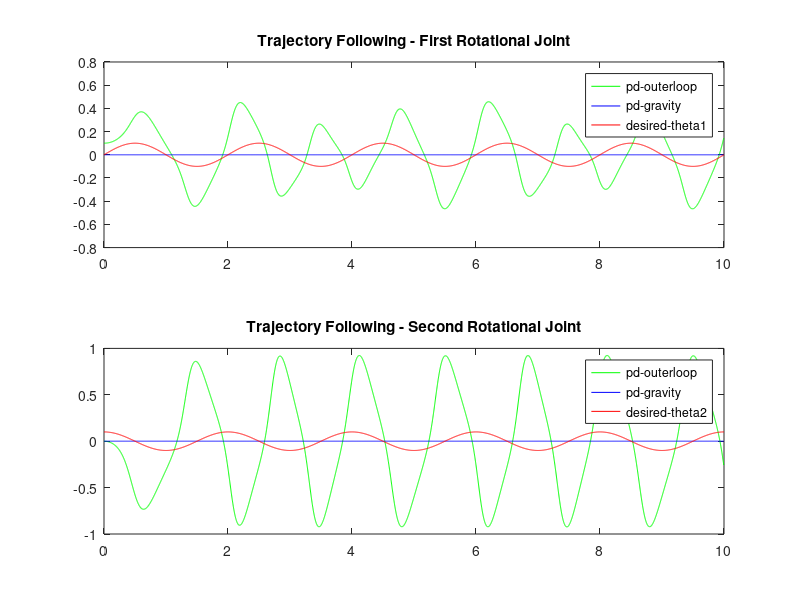
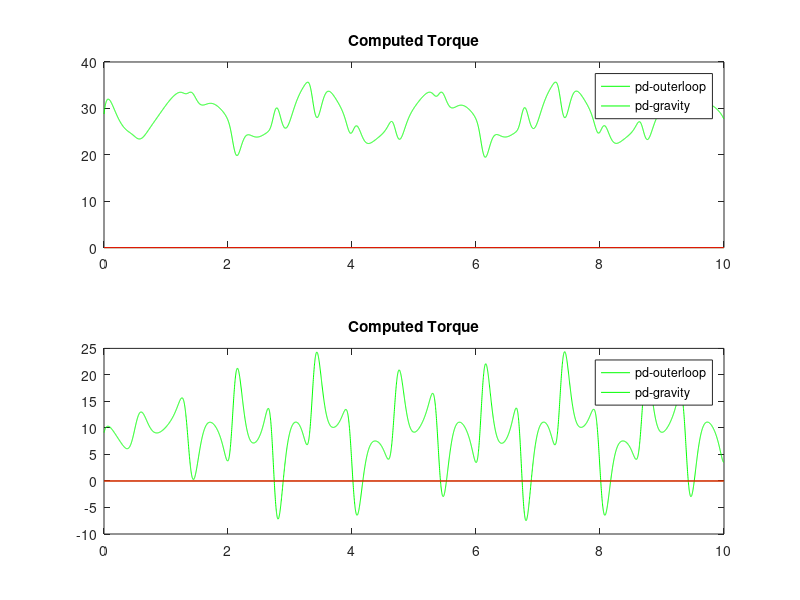
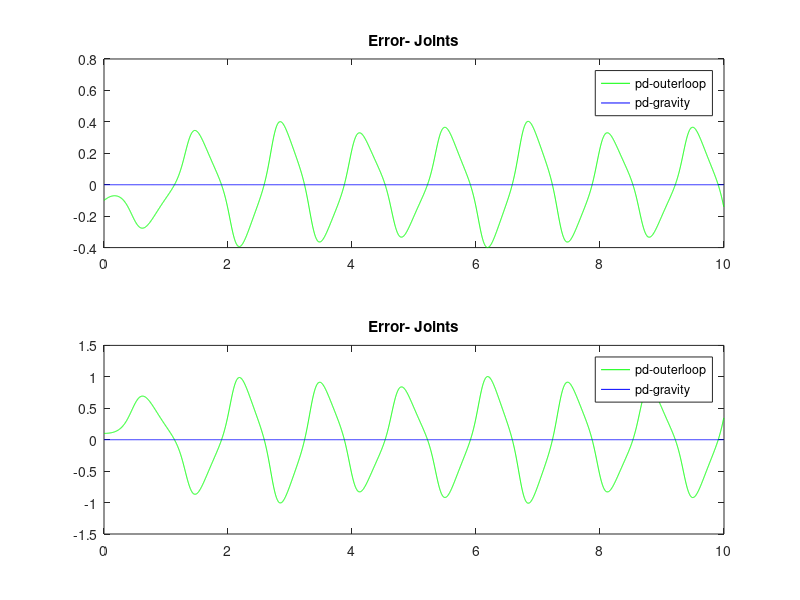

These charts were generated, in order, by the following MATLAB code:
%% Limpar console, variaveis e fechar janelas aberta 
clc;
clear; 
close all;
%% Definir massas e comprimentos dos bra�os do Rob� RR

m1 = 1; 
m2 = 1; 
L1 = 1;
L2 = 1;
%% Definir passo e tempo final da simula��o e pegar informa��es de tamanho dos vetores gerados

delta_time = 0.002;
final_time = 10;
t = 0:delta_time:final_time;
t = t';
t_plot = 0:delta_time:(final_time-2*delta_time);
t_plot = t_plot';
sizes = size(t);

%% Gera��o da trajetoria real para calcular os par�metros desejados
%x = 0.3*cos(0.1*t) + 0.2*ones(sizes(1),1);
%y = 0.3*sin(5*t) + 0.4*ones(sizes(1),1);

theta1_d = 0.1*sin(2*pi*t/2);
theta2_d = 0.1*cos(2*pi*t/2);
x = L1*cos(theta1_d) + L2*cos(theta1_d+theta2_d);
y = L1*sin(theta1_d) + L2*sin(theta1_d+theta2_d);

theta1_dotd = (1/delta_time)*diff(theta1_d);
theta2_dotd = (1/delta_time)*diff(theta2_d);
theta1_dot2d = (1/delta_time)*diff(theta1_dotd);
theta2_dot2d = (1/delta_time)*diff(theta2_dotd);

q_des = [theta1_d theta2_d]';
q_dot_des = [theta1_dotd theta2_dotd]';
q_dot2_des = [theta1_dot2d theta2_dot2d]';

q0_gravity = [0.1; 0];
q0 = [0.1; 0];
q_dot0 = [0; 0];
q_dot0_gravity = [0; 0];
gain_p = 100;
gain_v = 2*gain_p^0.5;
k_p = [gain_p; gain_p];
k_v = [gain_v; gain_v];
g = 9.8;
q_plot = zeros(sizes(1)-2,2);
q_plot_gravity = zeros(sizes(1)-2,2);
computed_torque1 = zeros(sizes(1)-2,2);
computed_torque2 = zeros(sizes(1)-2,2);
computed_torque1_gravity = zeros(sizes(1)-2,2);
computed_torque2_gravity = zeros(sizes(1)-2,2);
error_old = (q_des(:,1) - q0);
error_plot = zeros(sizes(1)-2,2);
error_old_gravity = (q_des(:,1) - q0);
error_plot_gravity = zeros(sizes(1)-2,2);



for i=1:sizes(1)-2
    error_new = (q_des(:,i) - q0);
    M = [(m1+m2)*L1^2+m2*L2^2+2*m2*L1*L2*cos(q0(2)) m2*L2^2+m2*L1*L2*cos(q0(2)); 
         m2*L2^2 + m2*L1*L2*cos(q0(2)) m2*L2^2]; 
    M_hat = [1.1*(m1+m2)*L1^2+m2*L2^2+2*m2*L1*L2*cos(q0(2)) 1.1*m2*L2^2+m2*L1*L2*cos(q0(2)); 
         1.1*m2*L2^2 + m2*L1*L2*cos(q0(2)) 0.8*m2*L2^2]; %erro no termo 1-1 e 2-2 da matriz
    V = [-m2*L1*L2*(2*q_dot0(1)*q_dot0(2)+q_dot0(2)^2)*sin(q0(2));
          m2*L1*L2*q_dot0(1)^2*sin(q0(2))];
    G = [(m1+m2)*g*L1*cos(q0(1))+m2*g*L2*cos(q0(1)+q0(2)); m2*g*L2*cos(q0(1)+q0(2))];   
    tau = M_hat*(q_dot2_des(:,i)+k_v.*(q_dot_des(:,i)-q_dot0)+k_p.*(q_des(:,i)-q0))+V+G;
    q_dot2 = inv(M)*(tau-V-G);
    q_dot = q_dot0+ delta_time*q_dot2;
    q = q0 + delta_time*q_dot + 0.5*(q_dot2)*(delta_time)^2;
    error_old = error_new;
    error_plot(i,:) = error_new;
    q0 = q;
    q_dot0 = q_dot;
    computed_torque1(i) = tau(1);
    computed_torque2(i) = tau(2);
    q_plot(i,:) = q;
end

%% Plots para visualiza��o dos �ngulos, posi��o, torque e erros

figure(3)
subplot(2,1,1);
plot(t_plot, q_plot(:,1), '-g')
hold on;
plot(t_plot, q_plot_gravity(:,1),'-b')
plot(t, theta1_d, '-r');
hold off;
title('Trajectory Following - First Rotational Joint');
legend('pd-outerloop', 'pd-gravity', 'desired-theta1');

subplot(2,1,2);
plot(t_plot, q_plot(:,2), '-g')
hold on;
plot(t_plot, q_plot_gravity(:,2), '-b')
plot(t, theta2_d, '-r');
hold off;
title('Trajectory Following - Second Rotational Joint')
legend('pd-outerloop', 'pd-gravity', 'desired-theta2');


figure(4)
subplot(2,1,1);
plot(t_plot, computed_torque1, '-g');
hold on;
plot(t_plot, computed_torque1_gravity, '-r');
hold off;
title('Computed Torque');
legend('pd-outerloop', 'pd-gravity');


subplot(2,1,2);
plot(t_plot, computed_torque2, '-g');
hold on;
plot(t_plot, computed_torque2_gravity, '-r');
hold off;
title('Computed Torque');
legend('pd-outerloop', 'pd-gravity');


figure(5);
subplot(2,1,1);
plot(t_plot, error_plot(:,1), '-g');
hold on;
plot(t_plot, error_plot_gravity(:,1), '-b');
hold off;
title('Error- Joints')
legend('pd-outerloop', 'pd-gravity');



subplot(2,1,2)
plot(t_plot, error_plot(:,2), '-g');
hold on;
plot(t_plot, error_plot_gravity(:,2), '-b');
hold off;
title('Error- Joints')
legend('pd-outerloop', 'pd-gravity');





